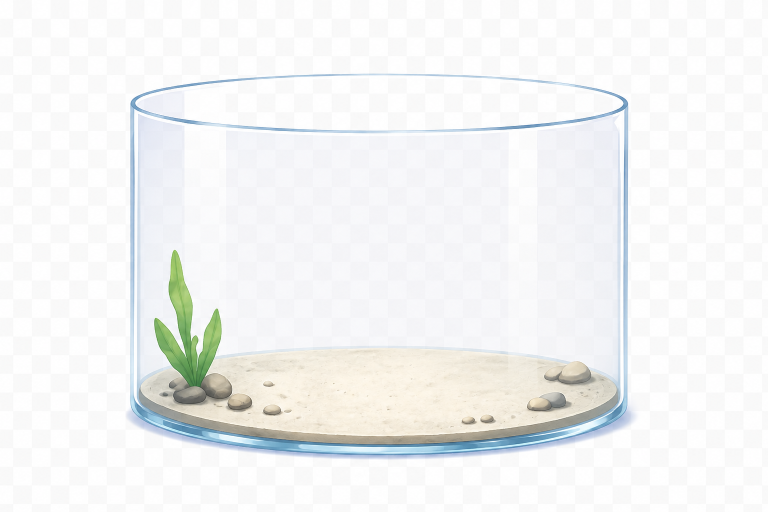
#> input picture app/build/杯子.png, 1536 x 1024 px (shown at 1/2 size)
$ python preprocess.py
#> lines starting #> are read from the running program, lines starting #| are printed output that depends on the picture
# -*- coding: utf-8 -*-
"""
素材预处理：
1. 杯子.png(白底) -> cup.png  抠掉白底(floodfill 四角+杯内空气)，杯壁/沙/草保留
2. water_back.png -> water_crop.png  裁掉顶部留白，水面波浪线落在图顶
产物为 ASCII 命名，前端只引用产物，不直接引用中文名素材。
"""
import os
from PIL import Image, ImageDraw

BASE = os.path.dirname(os.path.abspath(__file__))

def knockout_white():
    src = os.path.join(BASE, "杯子.png")
    img = Image.open(src).convert("RGBA")
    w, h = img.size
#> w = 1536; h = 1024
    # 种子：四角(外部白) + 杯内空气区(让杯内也透明，水猫透出)
    seeds = [(2, 2), (w - 3, 2), (2, h - 3), (w - 3, h - 3),
             (w // 2, 300), (w // 2, 420), (w // 2, 200)]
    for s in seeds:
        ImageDraw.floodfill(img, s, (255, 255, 255, 0), thresh=42)
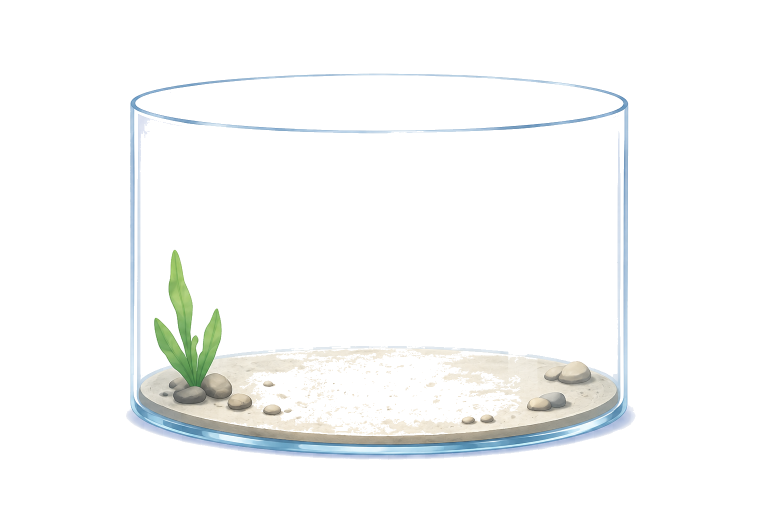
#> img: PIL image 1536x1024 RGBA (shown at 1/2 size); mean R, G, B, A 247.7, 248.9, 248.3, 27.4; transparent parts drawn white
    out = os.path.join(BASE, "cup.png")
    img.save(out)
    # 验证四角 + 中心 alpha
    px = img.load()
    print("cup.png saved", img.size)
#| cup.png saved (1536, 1024)
    for name, p in [("角", (8, 8)), ("杯内上", (w // 2, 320)), ("中心", (w // 2, 512))]:
        print("  ", name, p, "RGBA=", px[p[0], p[1]])
#> this loop made 3 passes
#|    角 (8, 8) RGBA= (255, 255, 255, 0)
#|    杯内上 (768, 320) RGBA= (255, 255, 255, 0)
#|    中心 (768, 512) RGBA= (255, 255, 255, 0)

def crop_water():
    src = os.path.join(BASE, "water_back.png")
    water = Image.open(src).convert("RGBA")
    w, h = water.size
    bb = alpha_bbox(water, 30)      # 水块实际范围
    left, right = bb[0], bb[2]      # 左右裁到水块边(去透明留白, 保证铺满贴壁)
    top = 205                       # 顶部固定裁: 去掉上方浮泡, 保留水面波浪
    bottom = min(h, 950)
    crop = water.crop((left, top, right, bottom))
    out = os.path.join(BASE, "water_crop.png")
    crop.save(out)
    print("water_crop.png saved", crop.size, "L=%d R=%d top=%d" % (left, right, top))

def alpha_bbox(img, th=40):
    """按 alpha 阈值求主体 bbox(避开边缘羽化)。返回 (l,t,r,b)。"""
    px = img.load()
    w, h = img.size
    minx, miny, maxx, maxy = w, h, 0, 0
    found = False
    for y in range(0, h, 2):
        for x in range(0, w, 2):
            if px[x, y][3] > th:
                found = True
                if x < minx: minx = x
                if x > maxx: maxx = x
                if y < miny: miny = y
                if y > maxy: maxy = y
    if not found:
        return (0, 0, w, h)
    return (minx, miny, maxx + 1, maxy + 1)

def detect_ring(crop):
    """泳圈粉色像素(限定下半,避开腮红)重心 + 水平跨度(圈外径宽)。
    返回 (cx, cy, ring_width)，crop 内坐标。"""
    px = crop.load()
    w, h = crop.size
    minx, maxx = w, 0
    sx = sy = n = 0
    for y in range(int(h * 0.40), h, 2):
        for x in range(0, w, 2):
            r, g, b, a = px[x, y]
            if a > 60 and r > 185 and (r - g) > 35 and (r - b) > 12:
                sx += x; sy += y; n += 1
                if x < minx: minx = x
                if x > maxx: maxx = x
    if n == 0:
        return w / 2.0, h * 0.7, w * 0.6
    return sx / float(n), sy / float(n), float(maxx - minx)

def normalize_cats():
    """三只猫归一化：按【泳圈宽度】统一缩放(视觉一致的正确基准) -> 按泳圈中心对齐贴同一画布。
    以 cat_1(用户认可的大小)为基准圈宽，cat_2/3 放大到同圈宽。
    产物 cat_1s/2s/3s.png 尺寸一致、三猫圈等大、泳圈中心固定在 (RCX_C, RCY_C)。"""
    CAT1_BODY_H = 560.0   # cat_1 主体高(维持其原大小)
    CW, CH = 1200, 1300   # 统一画布(留足 cat_3 举手/爱心空间)
    RCX_C, RCY_C = 600.0, 780.0  # 泳圈中心在画布的固定落点
    try:
        RES = Image.Resampling.LANCZOS
    except AttributeError:
        RES = Image.LANCZOS
    # 先采集三猫的裁剪图与泳圈信息
    data = {}
    for i in (1, 2, 3):
        img = Image.open(os.path.join(BASE, "cat_%d.png" % i)).convert("RGBA")
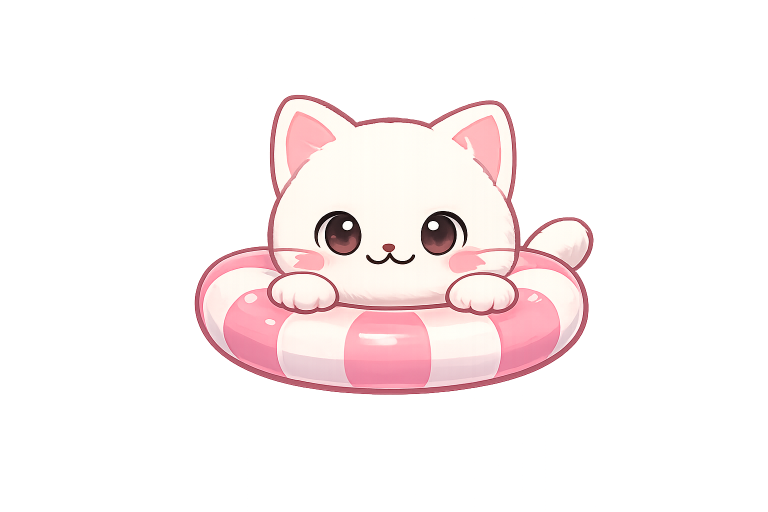
#> input picture app/build/cat_1.png, 1536 x 1024 px (shown at 1/2 size)
#> img is the input picture: PIL image 1536x1024 RGBA; mean R, G, B, A 173, 152, 153.9, 55.4
        crop = img.crop(alpha_bbox(img, 40))
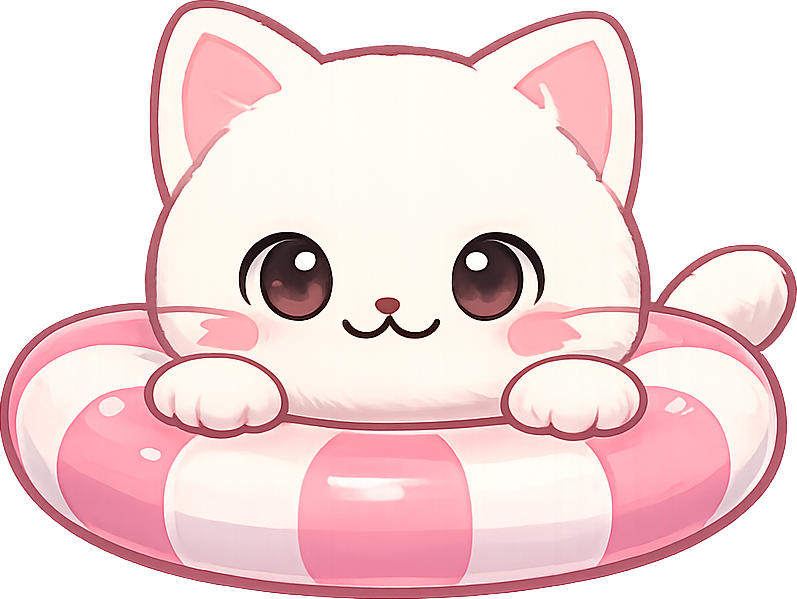
#> crop: PIL image 797x599 RGBA; mean R, G, B, A 224.2, 185.5, 187.8, 182.5; transparent parts drawn white
        rcx, rcy, rw = detect_ring(crop)
#> after the loop in detect_ring, `for y in range(int(h * 0.40), h, 2):`: maxx = 794; minx = 2; n = 19679; sx = 7693274; sy = 9030935
#> rcx = 390.9; rcy = 458.9; rw = 792
        data[i] = (crop, rcx, rcy, rw)
#> pass 2 of the loop in normalize_cats, `for i in (1, 2, 3):`:
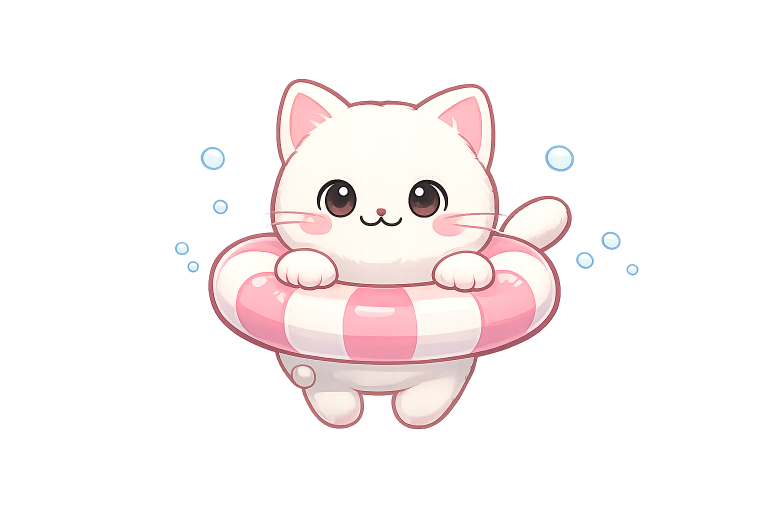
#> input picture app/build/cat_2.png, 1536 x 1024 px (shown at 1/2 size)
#> in normalize_cats, img is the input picture: PIL image 1536x1024 RGBA; mean R, G, B, A 159.6, 145.8, 147.4, 54.9
#> in normalize_cats, `crop = img.crop(alpha_bbox(img, 40))`:
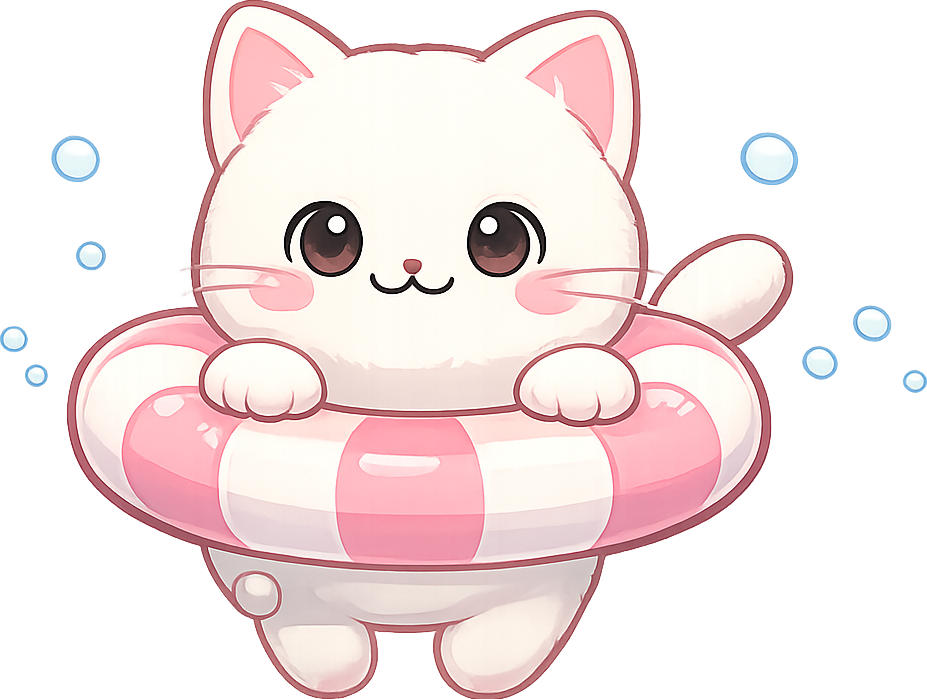
#> crop: PIL image 927x699 RGBA; mean R, G, B, A 202.9, 178.4, 180, 133.2; transparent parts drawn white
#> rcx = 418.7; rcy = 452.9; rw = 722
    # 基准：cat_1 保持"主体高 560"的大小，其圈宽即目标圈宽
    crop1, _, _, rw1 = data[1]
    s1 = CAT1_BODY_H / float(crop1.size[1])
    TARGET_RING = rw1 * s1
    for i in (1, 2, 3):
        crop, rcx, rcy, rw = data[i]
        s = TARGET_RING / rw          # 按圈宽统一
        sw = max(1, round(crop.size[0] * s))
        sh = max(1, round(crop.size[1] * s))
        scaled = crop.resize((sw, sh), RES)
        canvas = Image.new("RGBA", (CW, CH), (0, 0, 0, 0))
        px_off = round(RCX_C - rcx * s)
        py_off = round(RCY_C - rcy * s)
        canvas.paste(scaled, (px_off, py_off), scaled)
        canvas.save(os.path.join(BASE, "cat_%ds.png" % i))
        print("cat_%ds.png" % i, canvas.size,
              "s=%.3f ringW=%.0f bodyH=%.0f" % (s, rw * s, crop.size[1] * s))

def process_new_assets():
    """抠掉 new/ 目录下四张 RGB 素材的白底，保存为 RGBA PNG。
    glass_back 已是 RGBA 不处理。"""
    new_dir = os.path.join(BASE, "new")
    # thresh=12：比 cups.png(42) 更保守，防止抠掉浅蓝水色/沙色
    # glass_front 需要额外内部种子（玻璃壁是封闭轮廓，四角 fill 无法进入内部）
    configs = {
        "glass_front.png": {
            "thresh": 12,
            "extra_seeds": [(768, 200), (768, 400), (768, 600), (768, 800),
                            (300, 500), (1200, 500)],  # 玻璃内部白底
        },
        "ground.png":     {"thresh": 12, "extra_seeds": []},
        "water_back.png": {"thresh": 12, "extra_seeds": []},
        "water_front.png":{"thresh": 12, "extra_seeds": []},
    }
    for fname, cfg in configs.items():
        src = os.path.join(new_dir, fname)
        img = Image.open(src).convert("RGBA")
        w, h = img.size
        seeds = [(2, 2), (w - 3, 2), (2, h - 3), (w - 3, h - 3)] + cfg["extra_seeds"]
        for s in seeds:
            ImageDraw.floodfill(img, s, (255, 255, 255, 0), thresh=cfg["thresh"])
        img.save(src)
        px = img.load()
        interior = px[768, 400][3]  # 应该透明(0)
        print("processed %s thresh=%d interior_alpha=%d" % (fname, cfg["thresh"], interior))

if __name__ == "__main__":
    knockout_white()
#> (the run stopped early here; a loop or call above may not have finished)
